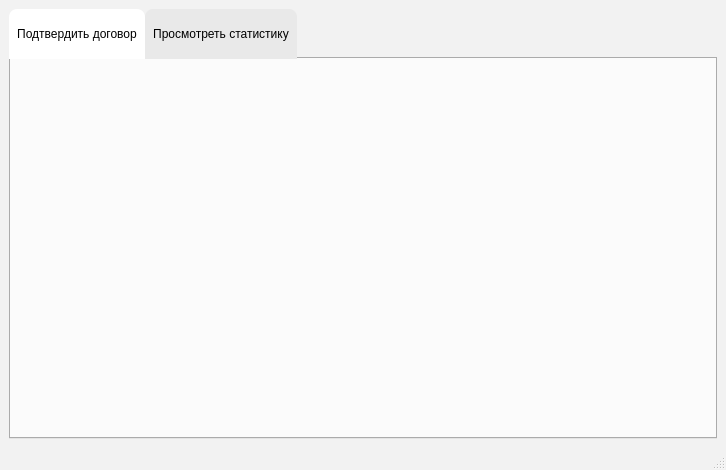
<?xml version="1.0" encoding="UTF-8"?>
<ui version="4.0">
 <class>AccountantWindow</class>
 <widget class="QMainWindow" name="AccountantWindow">
  <property name="geometry">
   <rect>
    <x>0</x>
    <y>0</y>
    <width>726</width>
    <height>470</height>
   </rect>
  </property>
  <property name="windowTitle">
   <string>MainWindow</string>
  </property>
  <property name="styleSheet">
   <string notr="true">QMainWindow {
    background-color: #f2f2f2; /* Светло-серый цвет фона */
}</string>
  </property>
  <widget class="QWidget" name="centralwidget">
   <layout class="QVBoxLayout" name="verticalLayout_2">
    <item>
     <widget class="QTabWidget" name="tabWidget">
      <property name="styleSheet">
       <string notr="true">QTabBar::tab { 
	font: 500 8pt &quot;Montserrat Medium&quot;;
    background:	#e9e9e9;
    border-top-left-radius: 8px;
    border-top-right-radius: 8px;
	height: 34 px;
	padding: 8px;
}

QTabBar::tab:selected {
    background-color: white;
}
</string>
      </property>
      <property name="currentIndex">
       <number>0</number>
      </property>
      <widget class="QWidget" name="tab">
       <attribute name="title">
        <string>Подтвердить договор</string>
       </attribute>
       <layout class="QVBoxLayout" name="verticalLayout">
        <item>
         <widget class="QStackedWidget" name="stackedWidgetConfirmContract">
          <widget class="QWidget" name="page"/>
          <widget class="QWidget" name="page_2"/>
         </widget>
        </item>
       </layout>
      </widget>
      <widget class="QWidget" name="StatisticsTab">
       <attribute name="title">
        <string>Просмотреть статистику</string>
       </attribute>
       <layout class="QVBoxLayout" name="verticalLayout_3">
        <item>
         <widget class="QWidget" name="ParentWidgetStatistics" native="true"/>
        </item>
       </layout>
      </widget>
     </widget>
    </item>
   </layout>
  </widget>
  <widget class="QMenuBar" name="menubar">
   <property name="geometry">
    <rect>
     <x>0</x>
     <y>0</y>
     <width>726</width>
     <height>26</height>
    </rect>
   </property>
  </widget>
  <widget class="QStatusBar" name="statusbar"/>
 </widget>
 <resources/>
 <connections/>
</ui>
